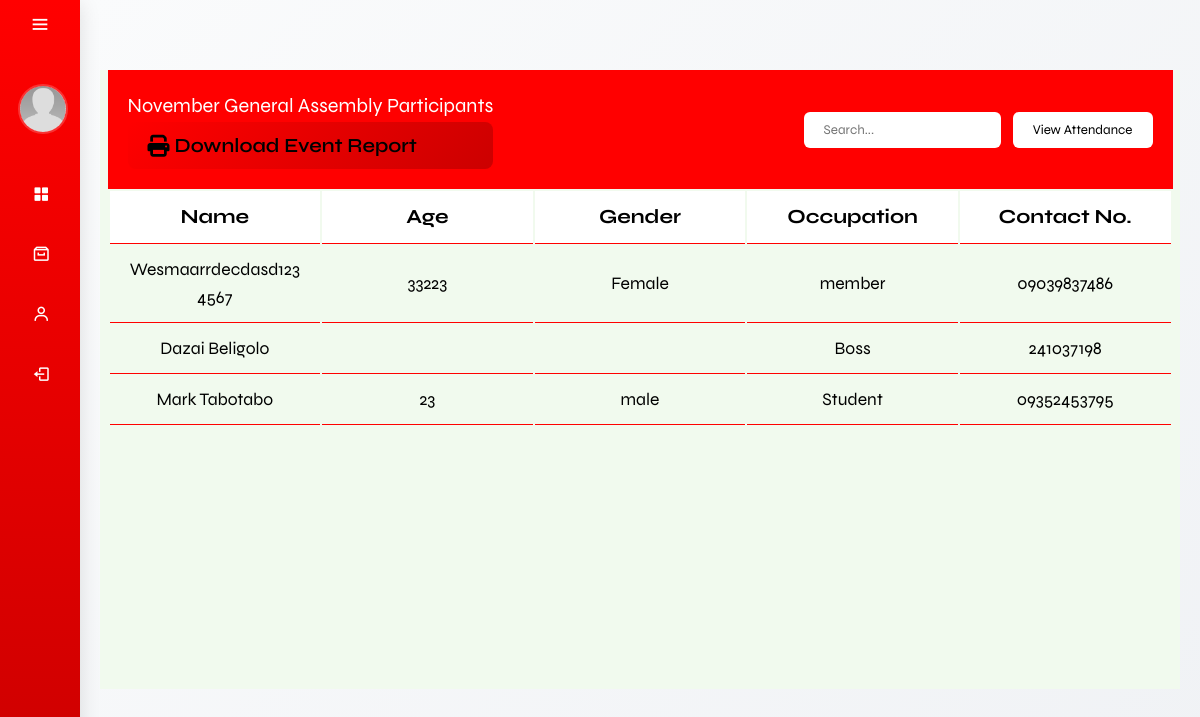
/admin/participants_check.php?eventTitle=November General Assembly , run on the app's committed database.
### tables this page shows
CREATE TABLE `eventparticipants` (
  `participant_id` int(11) NOT NULL,
  `event_id` int(11) DEFAULT NULL,
  `UserID` int(11) DEFAULT NULL
);

CREATE TABLE `user` (
  `UserID` int(15) NOT NULL,
  `LastName` varchar(50) NOT NULL,
  `FirstName` varchar(50) NOT NULL,
  `MI` varchar(2) NOT NULL,
  `Gender` varchar(50) NOT NULL,
  `Age` int(50) DEFAULT NULL,
  `Email` varchar(100) NOT NULL,
  `Password` varchar(255) NOT NULL,
  `ContactNo` varchar(15) NOT NULL,
  `Address` varchar(200) DEFAULT NULL,
  `Affiliation` varchar(50) NOT NULL,
  `Position` varchar(50) NOT NULL,
  `Image` varchar(250) DEFAULT NULL,
  `EducationalAttainment` varchar(200) DEFAULT NULL,
  `Role` varchar(50) NOT NULL
);

### admin/participants_check.php (the view, shortened to what this page needs)
<?php
include('../function/F.participants_retrieve.php');
$eventTitle = isset($_GET['eventTitle']) ? urldecode($_GET['eventTitle']) : null;
$eventDetailsSql = "SELECT event_id, event_type, event_mode, date_start, date_end, audience_type FROM events WHERE event_title = ?";
$eventDetailsStmt = $conn->prepare($eventDetailsSql);
$eventDetailsStmt->bind_param("s", $eventTitle);
$eventDetailsStmt->execute();
$eventDetailsResult = $eventDetailsStmt->get_result();
$eventDetailsRow = $eventDetailsResult->fetch_assoc();
if ($eventDetailsRow) {
    $eventId = $eventDetailsRow['event_id'];
} else {
    die("Event not found.");
}
$participantsSql = "SELECT user.FirstName, user.LastName, user.Age, user.Gender, user.Email, user.Affiliation, user.Position, user.Image, user.ContactNo, user.EducationalAttainment, eventParticipants.UserID FROM eventParticipants INNER JOIN user ON eventParticipants.UserID = user.UserID WHERE eventParticipants.event_id = ?";
$participantsStmt = $conn->prepare($participantsSql);
$participantsStmt->bind_param("i", $eventId);
$participantsStmt->execute();
$participantsResult = $participantsStmt->get_result();
?>
<!DOCTYPE html>
<html lang="en">
<head>
    <link href='https://unpkg.com/boxicons@2.1.4/css/boxicons.min.css' rel='stylesheet'>
    <link rel="stylesheet" href="css/main.css">
</head>
<body>
    <div class="sidebar">
        <div class="top">
            <i class="bx bx-menu" id="btnn"></i>
        </div>
        <div class="user">
            <?php if (!empty($Image)): ?>
                <img src="../assets/img/profilePhoto/<?php echo $Image; ?>" alt="user" class="user-img">
            <?php else: ?>
                <img src="../assets/img/profile.jpg" alt="default user" class="user-img">
            <?php endif; ?>
            <div>
            </div>
        </div>
        <ul>
            <li class="nav-sidebar">
                <a href="adminDashboard.php">
                    <i class="bx bxs-grid-alt"></i>
                </a>
            </li>
            <li class="events-side2 nav-sidebar">
                <a href="#" class="a-events">
                    <i class='bx bx-archive'></i>
                </a>
            </li>
            <li class="events-side nav-sidebar">
                <a href="#" class="a-events">
                    <i class='bx bx-user'></i>
                </a>
            </li>
            <li class="nav-sidebar">
                <a href="#" onclick="confirmLogout(event)">
                    <i class="bx bx-log-out"></i>
                </a>
            </li>
        </ul>
    </div>
    <div class="main-content">
        <div class="containerr">
            <div class="tables container">
                <div class="table_header">
                    <p>
                        <?php echo isset($eventTitle) ? htmlspecialchars($eventTitle) . ' Participants' : 'Event Title Here'; ?>
                        <a style="margin-left:2rem;" href="#" class="download-button"
                            onclick="confirmDownload('<?php echo urlencode($eventTitle); ?>')">
                            <i class="fa fa-print" aria-hidden="true"></i> Download Event Report
                        </a>
                    </p>
                    <div>
                        <input class="tb_input" placeholder="Search..." oninput="filterTable()">
                        <a
                            href="event_participants.php?eventTitle=<?php echo urlencode($_SESSION['event_data']['eventTitle']); ?>"><button
                                class="add_new">View Attendance</button></a>
                    </div>
                </div>
                <div class="table_section">
                    <table id="userTable" class="tb_eco">
                        <thead class="tb_head">
                            <tr>
                                <th>Name</th>
                                <th>Age</th>
                                <th>Gender</th>
                                <th>Occupation</th>
                                <th>Contact No.</th>
                            </tr>
                        </thead>
                        <tbody>
                            <?php
                            if ($participantsResult->num_rows > 0) {
                                while ($row = $participantsResult->fetch_assoc()) {
                                    $fullName = htmlspecialchars($row['FirstName']) . ' ' . htmlspecialchars($row['LastName']);
                                    $age = htmlspecialchars($row['Age']);
                                    $gender = htmlspecialchars($row['Gender']);
                                    $email = htmlspecialchars($row['Email']);
                                    $affiliation = htmlspecialchars($row['Affiliation']);
                                    $position = htmlspecialchars($row['Position']);
                                    $image = htmlspecialchars($row['Image']);
                                    $contact = htmlspecialchars($row['ContactNo']);
                                    $educationalAttainment = htmlspecialchars($row['EducationalAttainment']);
                            ?>
                                    <tr
                                        onclick="showProfile('<?php echo $fullName; ?>', '<?php echo $age; ?>', '<?php echo $gender; ?>', '<?php echo $email; ?>', '<?php echo $affiliation; ?>', '<?php echo $position; ?>', '<?php echo $image; ?>' , '<?php echo $contact; ?>', '<?php echo $educationalAttainment; ?>')">
                                        <td><?php echo $fullName; ?></td>
                                        <td><?php echo $age; ?></td>
                                        <td><?php echo $gender; ?></td>
                                        <td><?php echo $position; ?></td>
                                        <td><?php echo $contact; ?></td>
                                    </tr>
                            <?php
                                }
                            } else {
                                echo "<tr><td colspan='5' style='text-align: center;'>No participants found for this event.</td></tr>";
                            }
                            ?>
                        </tbody>
                    </table>
                </div>
            </div>
        </div>
    </div>
</body>
</html>

### admin/css/main.css (style rules this page uses)
* { font-family: "Syne", sans-serif; margin: 0; padding: 0; box-sizing: border-box; text-decoration: none; outline: none; border: none; }
:root { --header-height: 3.5rem; --first-color: red; --first-color-alt: #1d3557; --first-color-light: hsl(var(--hue), 40%, 80%); --title-color: hsl(var(--hue), 24%, 16%); --text-color: black; --text-color-light: hsl(var(--hue), 8%, 60%); --white-color: hsl(0, 0%, 100%); --body-color: white; --container-color: #f1faee; --box-shadow: 0 0.5rem 1rem rgba(0, 0, 0, 0.2); --light-bg: #fffce6; --shadow-light: 0 2px 10px rgba(0, 0, 0, 0.08); --shadow-medium: 0 4px 20px rgba(0, 0, 0, 0.12); --shadow-heavy: 0 8px 30px rgba(0, 0, 0, 0.15); --border-radius: 12px; --border-radius-small: 8px; --border-radius-large: 20px; --border: 0.1rem solid rgba(0, 0, 0, 0.1); --border-light: 1px solid rgba(0, 0, 0, 0.05); --body-font: "Syne", sans-serif; --biggest-font-size: 2rem; --h1-font-size: 1.5rem; --h2-font-size: 1.25rem; --h3-font-size: 1rem; --normal-font-size: 0.938rem; --small-font-size: 0.813rem; --smaller-font-size: 0.75rem; --font-regular: 400; --font-medium: 500; --font-semi-bold: 600; --z-tooltip: 10; --z-fixed: 100; --z-modal: 1000; }
html { font-size: 62.5%; overflow-x: auto; scroll-padding-top: 7rem; scroll-behavior: smooth; }
body { background-color: #fafbfc; line-height: 1.6; }
.container { max-width: 1320px; margin-inline: auto; padding-inline: 0.75rem; margin-top: 5rem; }
.user-img { width: 50px; border-radius: 50%; border: 2px solid rgba(255, 255, 255, 0.2); margin-left: 1rem; transition: all 0.3s ease; }
.sidebar { position: fixed; top: 0; left: 0; height: 100vh; width: 80px; background: linear-gradient(180deg, var(--first-color) 0%, #cc0000 100%); padding: 0.4rem 0.8rem; transition: all 0.4s cubic-bezier(0.4, 0, 0.2, 1); z-index: 100; box-shadow: var(--shadow-medium); }
.sidebar #btnn { position: absolute; color: var(--body-color); top: 0.4rem; left: 50%; font-size: 2.2rem; line-height: 50px; transform: translateX(-50%); cursor: pointer; transition: all 0.3s ease; border-radius: 50%; width: 40px; height: 40px; display: flex; align-items: center; justify-content: center; }
.user { display: flex; align-items: center; margin: 2rem 0; padding: 1rem; border-radius: var(--border-radius); transition: all 0.3s ease; }
.user img { margin: auto; }
.sidebar ul li { position: relative; list-style-type: none; height: 50px; width: 90%; margin: 1rem auto; font-size: 1.8rem; }
.sidebar ul li a { color: var(--body-color); display: flex; align-items: center; text-decoration: none; border-radius: var(--border-radius); padding: 0.5rem; transition: all 0.3s ease; }
.sidebar ul li a i { min-width: 50px; text-align: center; height: 50px; border-radius: var(--border-radius-small); line-height: 50px; }
.main-content { position: relative; background: linear-gradient(135deg, #fafbfc 0%, #f0f2f5 100%); min-height: 100vh; top: 0; left: 80px; transition: all 0.4s cubic-bezier(0.4, 0, 0.2, 1); width: calc(100% - 80px); padding: 2rem; }
.events-side, .events-side2 { transition: all 0.4s ease; border-radius: var(--border-radius); }
.download-button { background: linear-gradient(135deg, var(--first-color) 0%, #cc0000 100%); color: white; border: none; padding: 0.75rem 2rem; border-radius: 8px; font-weight: 600; cursor: pointer; transition: all 0.3s ease; display: flex; align-items: center; gap: 0.5rem; margin-left: 0 !important; }
.download-button i { font-size: 1.1em; }
.tables { overflow: hidden; width: 100%; background-color: var(--container-color); }
.table_header { display: flex; justify-content: space-between; align-items: center; padding: 20px; background-color: var(--first-color); }
.table_header p { color: var(--body-color); font-weight: var(--weight-600); font-size: var(--biggest-font-size); }
.add_new { padding: 10px 20px; color: black; background-color: var(--body-color); font-weight: var(--weight-600); border-radius: 6px; cursor: pointer; }
.tables input.tb_input { padding: 10px 20px; margin: 0 10px; outline: none; background-color: var(--body-color); border-radius: 6px; color: black; }
.table_section { height: 500px; overflow: auto; }
table.tb_eco { width: 100%; table-layout: fixed; min-width: 900px; }
thead.tb_head th { position: sticky; top: 0; background-color: var(--body-color); font-size: var(--biggest-font-size); }
table.tb_eco td { font-size: 1.75rem; }
table.tb_eco th, table.tb_eco td { border-bottom: 1px solid var(--first-color); padding: 10px 20px; word-break: break-all; text-align: center; }

### data on the page
eventparticipants: UserID.LastName "Wesmaarrdecdasd1234567", UserID.Age "33223", UserID.Gender "Female", UserID.Position "member", UserID.ContactNo "09039837486"
eventparticipants: UserID.LastName "Dazai Beligolo", UserID.Position "Boss", UserID.ContactNo "241037198"
eventparticipants: UserID.LastName "Mark Tabotabo", UserID.Age "23", UserID.Gender "male", UserID.Position "Student", UserID.ContactNo "09352453795"

### other printed values
$eventTitle "November General Assembly"
